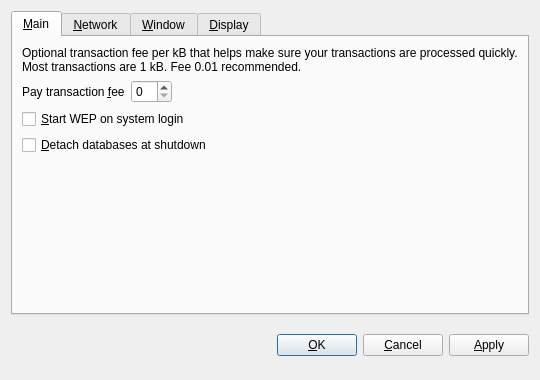
<?xml version="1.0" encoding="UTF-8"?>
<ui version="4.0">
 <class>OptionsDialog</class>
 <widget class="QDialog" name="OptionsDialog">
  <property name="geometry">
   <rect>
    <x>0</x>
    <y>0</y>
    <width>540</width>
    <height>380</height>
   </rect>
  </property>
  <property name="windowTitle">
   <string>Options</string>
  </property>
  <property name="modal">
   <bool>true</bool>
  </property>
  <layout class="QVBoxLayout" name="verticalLayout">
   <item>
    <widget class="QTabWidget" name="tabWidget">
     <property name="tabPosition">
      <enum>QTabWidget::North</enum>
     </property>
     <property name="currentIndex">
      <number>0</number>
     </property>
     <widget class="QWidget" name="tabMain">
      <attribute name="title">
       <string>&amp;Main</string>
      </attribute>
      <layout class="QVBoxLayout" name="verticalLayout_Main">
       <item>
        <widget class="QLabel" name="transactionFeeInfoLabel">
         <property name="text">
          <string>Optional transaction fee per kB that helps make sure your transactions are processed quickly. Most transactions are 1 kB. Fee 0.01 recommended.</string>
         </property>
         <property name="textFormat">
          <enum>Qt::PlainText</enum>
         </property>
         <property name="wordWrap">
          <bool>true</bool>
         </property>
        </widget>
       </item>
       <item>
        <layout class="QHBoxLayout" name="horizontalLayout_Main">
         <item>
          <widget class="QLabel" name="transactionFeeLabel">
           <property name="text">
            <string>Pay transaction &amp;fee</string>
           </property>
           <property name="textFormat">
            <enum>Qt::PlainText</enum>
           </property>
           <property name="buddy">
            <cstring>transactionFee</cstring>
           </property>
          </widget>
         </item>
         <item>
          <widget class="BitcoinAmountField" name="transactionFee"/>
         </item>
         <item>
          <spacer name="horizontalSpacer_Main">
           <property name="orientation">
            <enum>Qt::Horizontal</enum>
           </property>
           <property name="sizeHint" stdset="0">
            <size>
             <width>40</width>
             <height>20</height>
            </size>
           </property>
          </spacer>
         </item>
        </layout>
       </item>
       <item>
        <widget class="QCheckBox" name="bitcoinAtStartup">
         <property name="toolTip">
          <string>Automatically start WEP after logging in to the system.</string>
         </property>
         <property name="text">
          <string>&amp;Start WEP on system login</string>
         </property>
        </widget>
       </item>
       <item>
        <widget class="QCheckBox" name="detachDatabases">
         <property name="toolTip">
          <string>Detach block and address databases at shutdown. This means they can be moved to another data directory, but it slows down shutdown. The wallet is always detached.</string>
         </property>
         <property name="text">
          <string>&amp;Detach databases at shutdown</string>
         </property>
        </widget>
       </item>
       <item>
        <spacer name="verticalSpacer_Main">
         <property name="orientation">
          <enum>Qt::Vertical</enum>
         </property>
         <property name="sizeHint" stdset="0">
          <size>
           <width>20</width>
           <height>40</height>
          </size>
         </property>
        </spacer>
       </item>
      </layout>
     </widget>
     <widget class="QWidget" name="tabNetwork">
      <attribute name="title">
       <string>&amp;Network</string>
      </attribute>
      <layout class="QVBoxLayout" name="verticalLayout_Network">
       <item>
        <widget class="QCheckBox" name="mapPortUpnp">
         <property name="toolTip">
          <string>Automatically open the WEP client port on the router. This only works when your router supports UPnP and it is enabled.</string>
         </property>
         <property name="text">
          <string>Map port using &amp;UPnP</string>
         </property>
        </widget>
       </item>
       <item>
        <widget class="QCheckBox" name="connectSocks">
         <property name="toolTip">
          <string>Connect to the WEP network through a SOCKS proxy (e.g. when connecting through Tor).</string>
         </property>
         <property name="text">
          <string>&amp;Connect through SOCKS proxy:</string>
         </property>
        </widget>
       </item>
       <item>
        <layout class="QHBoxLayout" name="horizontalLayout_Network">
         <item>
          <widget class="QLabel" name="proxyIpLabel">
           <property name="text">
            <string>Proxy &amp;IP:</string>
           </property>
           <property name="textFormat">
            <enum>Qt::PlainText</enum>
           </property>
           <property name="buddy">
            <cstring>proxyIp</cstring>
           </property>
          </widget>
         </item>
         <item>
          <widget class="QValidatedLineEdit" name="proxyIp">
           <property name="maximumSize">
            <size>
             <width>140</width>
             <height>16777215</height>
            </size>
           </property>
           <property name="toolTip">
            <string>IP address of the proxy (e.g. 127.0.0.1)</string>
           </property>
          </widget>
         </item>
         <item>
          <widget class="QLabel" name="proxyPortLabel">
           <property name="text">
            <string>&amp;Port:</string>
           </property>
           <property name="textFormat">
            <enum>Qt::PlainText</enum>
           </property>
           <property name="buddy">
            <cstring>proxyPort</cstring>
           </property>
          </widget>
         </item>
         <item>
          <widget class="QLineEdit" name="proxyPort">
           <property name="maximumSize">
            <size>
             <width>55</width>
             <height>16777215</height>
            </size>
           </property>
           <property name="toolTip">
            <string>Port of the proxy (e.g. 9050)</string>
           </property>
          </widget>
         </item>
         <item>
          <widget class="QLabel" name="socksVersionLabel">
           <property name="text">
            <string>SOCKS &amp;Version:</string>
           </property>
           <property name="textFormat">
            <enum>Qt::PlainText</enum>
           </property>
           <property name="buddy">
            <cstring>socksVersion</cstring>
           </property>
          </widget>
         </item>
         <item>
          <widget class="QValueComboBox" name="socksVersion">
           <property name="toolTip">
            <string>SOCKS version of the proxy (e.g. 5)</string>
           </property>
          </widget>
         </item>
         <item>
          <spacer name="horizontalSpacer_Network">
           <property name="orientation">
            <enum>Qt::Horizontal</enum>
           </property>
           <property name="sizeHint" stdset="0">
            <size>
             <width>40</width>
             <height>20</height>
            </size>
           </property>
          </spacer>
         </item>
        </layout>
       </item>
       <item>
        <spacer name="verticalSpacer_Network">
         <property name="orientation">
          <enum>Qt::Vertical</enum>
         </property>
         <property name="sizeHint" stdset="0">
          <size>
           <width>20</width>
           <height>40</height>
          </size>
         </property>
        </spacer>
       </item>
      </layout>
     </widget>
     <widget class="QWidget" name="tabWindow">
      <attribute name="title">
       <string>&amp;Window</string>
      </attribute>
      <layout class="QVBoxLayout" name="verticalLayout_Window">
       <item>
        <widget class="QCheckBox" name="minimizeToTray">
         <property name="toolTip">
          <string>Show only a tray icon after minimizing the window.</string>
         </property>
         <property name="text">
          <string>&amp;Minimize to the tray instead of the taskbar</string>
         </property>
        </widget>
       </item>
       <item>
        <widget class="QCheckBox" name="minimizeOnClose">
         <property name="toolTip">
          <string>Minimize instead of exit the application when the window is closed. When this option is enabled, the application will be closed only after selecting Quit in the menu.</string>
         </property>
         <property name="text">
          <string>M&amp;inimize on close</string>
         </property>
        </widget>
       </item>
       <item>
        <spacer name="verticalSpacer_Window">
         <property name="orientation">
          <enum>Qt::Vertical</enum>
         </property>
         <property name="sizeHint" stdset="0">
          <size>
           <width>20</width>
           <height>40</height>
          </size>
         </property>
        </spacer>
       </item>
      </layout>
     </widget>
     <widget class="QWidget" name="tabDisplay">
      <attribute name="title">
       <string>&amp;Display</string>
      </attribute>
      <layout class="QVBoxLayout" name="verticalLayout_Display">
       <item>
        <layout class="QHBoxLayout" name="horizontalLayout_1_Display">
         <item>
          <widget class="QLabel" name="langLabel">
           <property name="text">
            <string>User Interface &amp;language:</string>
           </property>
           <property name="textFormat">
            <enum>Qt::PlainText</enum>
           </property>
           <property name="buddy">
            <cstring>lang</cstring>
           </property>
          </widget>
         </item>
         <item>
          <widget class="QValueComboBox" name="lang">
           <property name="toolTip">
            <string>The user interface language can be set here. This setting will take effect after restarting WEP.</string>
           </property>
          </widget>
         </item>
        </layout>
       </item>
       <item>
        <layout class="QHBoxLayout" name="horizontalLayout_2_Display">
         <item>
          <widget class="QLabel" name="unitLabel">
           <property name="text">
            <string>&amp;Unit to show amounts in:</string>
           </property>
           <property name="textFormat">
            <enum>Qt::PlainText</enum>
           </property>
           <property name="buddy">
            <cstring>unit</cstring>
           </property>
          </widget>
         </item>
         <item>
          <widget class="QValueComboBox" name="unit">
           <property name="toolTip">
            <string>Choose the default subdivision unit to show in the interface and when sending coins.</string>
           </property>
          </widget>
         </item>
        </layout>
       </item>
       <item>
        <widget class="QCheckBox" name="displayAddresses">
         <property name="toolTip">
          <string>Whether to show WEP addresses in the transaction list or not.</string>
         </property>
         <property name="text">
          <string>&amp;Display addresses in transaction list</string>
         </property>
        </widget>
       </item>
       <item>
        <spacer name="verticalSpacer_Display">
         <property name="orientation">
          <enum>Qt::Vertical</enum>
         </property>
         <property name="sizeHint" stdset="0">
          <size>
           <width>20</width>
           <height>40</height>
          </size>
         </property>
        </spacer>
       </item>
      </layout>
     </widget>
    </widget>
   </item>
   <item>
    <layout class="QHBoxLayout" name="horizontalLayout_Buttons">
     <item>
      <spacer name="horizontalSpacer_1">
       <property name="orientation">
        <enum>Qt::Horizontal</enum>
       </property>
       <property name="sizeHint" stdset="0">
        <size>
         <width>40</width>
         <height>48</height>
        </size>
       </property>
      </spacer>
     </item>
     <item>
      <widget class="QLabel" name="statusLabel">
       <property name="font">
        <font>
         <weight>75</weight>
         <bold>true</bold>
        </font>
       </property>
       <property name="text">
        <string/>
       </property>
       <property name="textFormat">
        <enum>Qt::PlainText</enum>
       </property>
       <property name="wordWrap">
        <bool>true</bool>
       </property>
      </widget>
     </item>
     <item>
      <spacer name="horizontalSpacer_2">
       <property name="orientation">
        <enum>Qt::Horizontal</enum>
       </property>
       <property name="sizeHint" stdset="0">
        <size>
         <width>40</width>
         <height>48</height>
        </size>
       </property>
      </spacer>
     </item>
     <item>
      <widget class="QPushButton" name="okButton">
       <property name="text">
        <string>&amp;OK</string>
       </property>
      </widget>
     </item>
     <item>
      <widget class="QPushButton" name="cancelButton">
       <property name="text">
        <string>&amp;Cancel</string>
       </property>
       <property name="autoDefault">
        <bool>false</bool>
       </property>
      </widget>
     </item>
     <item>
      <widget class="QPushButton" name="applyButton">
       <property name="text">
        <string>&amp;Apply</string>
       </property>
       <property name="autoDefault">
        <bool>false</bool>
       </property>
      </widget>
     </item>
    </layout>
   </item>
  </layout>
 </widget>
 <customwidgets>
  <customwidget>
   <class>BitcoinAmountField</class>
   <extends>QSpinBox</extends>
   <header>bitcoinamountfield.h</header>
  </customwidget>
  <customwidget>
   <class>QValueComboBox</class>
   <extends>QComboBox</extends>
   <header>qvaluecombobox.h</header>
  </customwidget>
  <customwidget>
   <class>QValidatedLineEdit</class>
   <extends>QLineEdit</extends>
   <header>qvalidatedlineedit.h</header>
  </customwidget>
 </customwidgets>
 <resources/>
 <connections/>
</ui>
